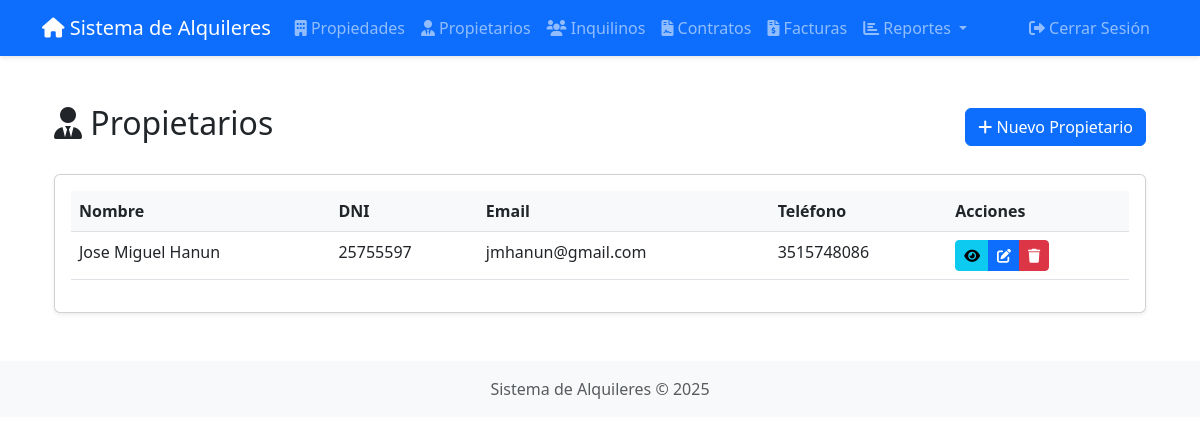
Page /propietarios/lista (signed in) on the committed database.
### app/models/__init__.py (models this page shows)
class Propietario(db.Model):
    __tablename__ = 'propietarios'
    id = db.Column(db.Integer, primary_key=True)
    nombre = db.Column(db.String(100), nullable=False)
    dni = db.Column(db.String(20), unique=True, nullable=False)
    email = db.Column(db.String(120), unique=True, nullable=False)
    telefono = db.Column(db.String(20), nullable=False)
    created_at = db.Column(db.DateTime, default=datetime.utcnow)
    updated_at = db.Column(db.DateTime, default=datetime.utcnow, onupdate=datetime.utcnow)
    propiedades = db.relationship('Propiedad', backref='propietario', lazy=True,
                                cascade='all, delete-orphan')

### app/views/propietarios.py (the view)
@propietarios_bp.route('/lista')
@login_required
def lista():
    propietarios = Propietario.query.all()
    return render_template('propietarios/lista.html', propietarios=propietarios)

### app/__init__.py (called while the page is built)
@login_manager.user_loader
def load_user(id):
    from app.models import User
    return User.query.get(int(id))

### app/templates/propietarios/lista.html (shortened to what this page needs)
{% extends "base.html" %}
{% block content %}
<div class="container mt-4">
    <div class="d-flex justify-content-between align-items-center mb-4">
        <h2><i class="fas fa-user-tie"></i> Propietarios</h2>
        <a href="{{ url_for('propietarios.crear') }}" class="btn btn-primary">
            <i class="fas fa-plus"></i> Nuevo Propietario
        </a>
    </div>
    <div class="card">
        <div class="card-body">
            <div class="table-responsive">
                <table class="table table-hover">
                    <thead>
                        <tr>
                            <th>Nombre</th>
                            <th>DNI</th>
                            <th>Email</th>
                            <th>Teléfono</th>
                            <th>Acciones</th>
                        </tr>
                    </thead>
                    <tbody>
                        {% for propietario in propietarios %}
                        <tr>
                            <td>{{ propietario.nombre }}</td>
                            <td>{{ propietario.dni }}</td>
                            <td>{{ propietario.email }}</td>
                            <td>{{ propietario.telefono }}</td>
                            <td>
                                <div class="btn-group" role="group">
                                    <a href="{{ url_for('propietarios.ver', id=propietario.id) }}"
                                       class="btn btn-sm btn-info" title="Ver detalles">
                                        <i class="fas fa-eye"></i>
                                    </a>
                                    <a href="{{ url_for('propietarios.editar', id=propietario.id) }}"
                                       class="btn btn-sm btn-primary" title="Editar">
                                        <i class="fas fa-edit"></i>
                                    </a>
                                    <a href="{{ url_for('propietarios.eliminar', id=propietario.id) }}"
                                       class="btn btn-sm btn-danger"
                                       onclick="return confirm('¿Está seguro de que desea eliminar este propietario?')"
                                       title="Eliminar">
                                        <i class="fas fa-trash"></i>
                                    </a>
                                </div>
                            </td>
                        </tr>
                        {% endfor %}
                    </tbody>
                </table>
            </div>
        </div>
    </div>
</div>
{% endblock %}

### app/static/css/style.css (style rules this page uses)
body { min-height: 100vh; display: flex; flex-direction: column; }
.card { box-shadow: 0 0.125rem 0.25rem rgba(0, 0, 0, 0.075); transition: all 0.3s ease; }
.table th { background-color: #f8f9fa; }
.btn { transition: all 0.2s ease; }

### rows in the picture
Propietario: nombre "Jose Miguel Hanun", dni "25755597", email "jmhanun@gmail.com", telefono "3515748086"
